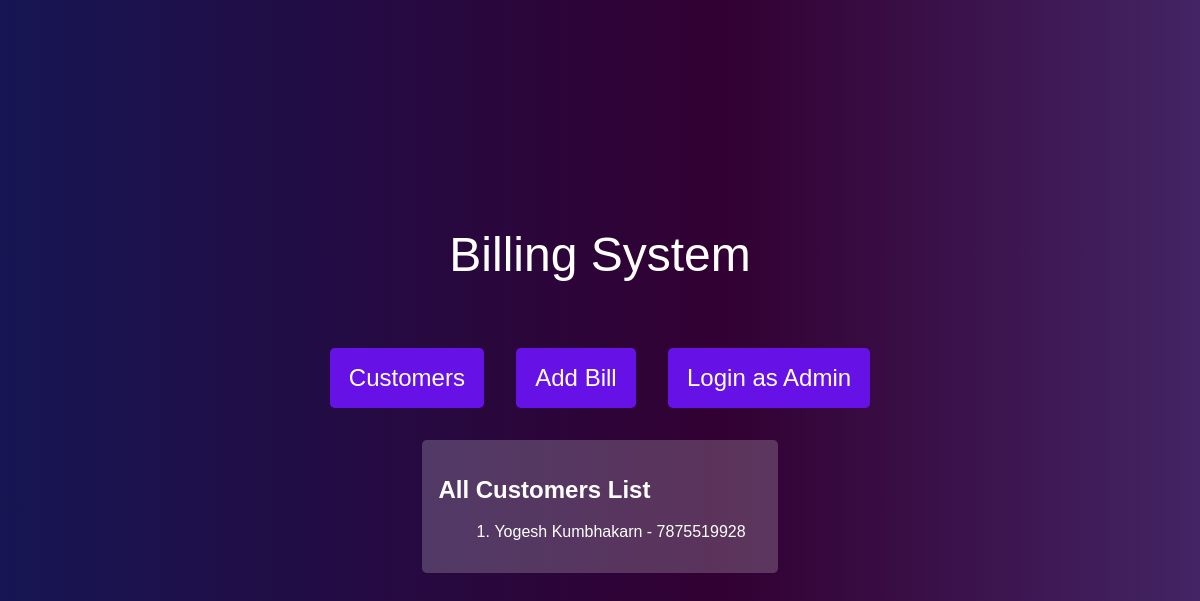
The app's page /, older data.
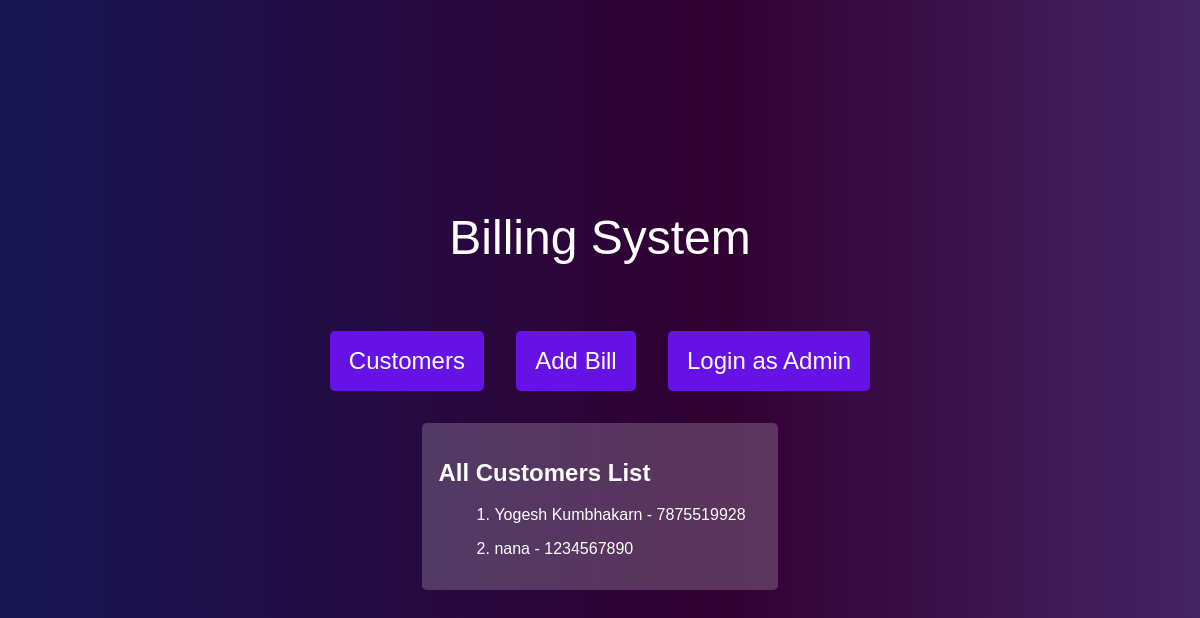
The same page, newer data.
### billing/models.py (models this page shows)
class Customer(models.Model):
    customer_number = models.CharField(max_length=100, unique=True)
    name = models.CharField(max_length=100)
    address = models.TextField()
    due_amount = models.DecimalField(max_digits=10, decimal_places=2, default=0)
    class Meta:
        app_label = 'billing'

### billing/views.py (the view)
# urls.py: path('', views.home, name='home'),
def home(request):
    customers = Customer.objects.all()
    latest_meter_readings = MeterReading.objects.select_related('customer').order_by('-date')[:5]
    context = {'customers': customers, 'latest_meter_readings': latest_meter_readings}
    return render(request, 'billing/home.html', context)

### billing/templates/billing/home.html (shortened to what this page needs)
<!DOCTYPE html>
<html lang="en">
<head>
</head>
<body>
    <div class="title">Billing System</div>
    <br>
    <div class="button-container">
        <a href="{% url 'customer_login' %}" class="button">Customers</a>
        <a href="{% url 'meter_reader_home' %}" class="button">Add Bill</a>
        <a href="{% url 'admin_home' %}" class="button">Login as Admin</a>
    </div>
    <div class="customer-list">
        <h2>All Customers List</h2>
        <ol>
            {% for customer in customers %}
                <li>{{ customer.name }} - {{ customer.customer_number }}</li>
            {% endfor %}
        </ol>
    </div>
</body>
</html>

Row changes from the older to the newer data that the page shows:
added Customer: name "nana", customer_number "1234567890"
